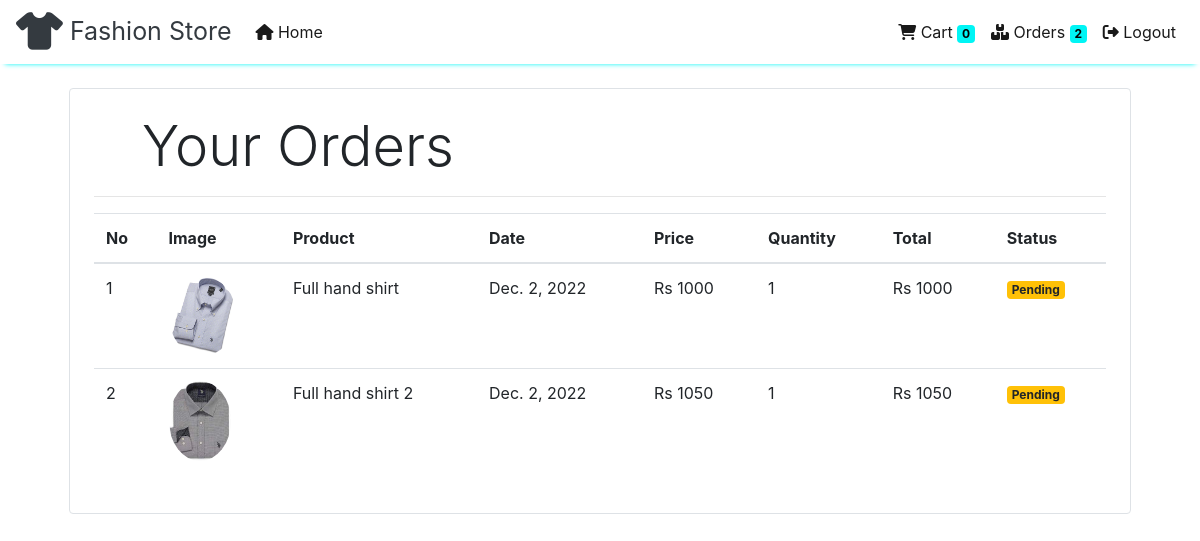
Page /orders (signed in) on the committed database.
### website/models.py (models this page shows, shortened)
class Order(models.Model):
    product = models.ForeignKey(Products, on_delete=models.CASCADE)
    customer = models.ForeignKey(Customer, on_delete=models.CASCADE)
    quantity = models.IntegerField(default=1)
    price = models.IntegerField()
    address = models.CharField (max_length=50, default='', blank=True)
    phone = models.CharField (max_length=50, default='', blank=True)
    date = models.DateField (default=datetime.datetime.today)
    status = models.BooleanField (default=False)
    @staticmethod
    def get_orders_by_customer(customer_id):
        return Order.objects.filter(customer=customer_id).order_by('-date')

class Products(models.Model):
    name=models.CharField(max_length=50)
    category=models.ForeignKey(Category,on_delete=models.CASCADE,default=1)
    price=models.IntegerField(default=0)
    description=models.CharField(max_length=100,blank=True,null=True)
    image=models.ImageField(upload_to='media/products/')

### website/middleware/authentication.py (the view)
    def middleware(request):
        print(request.session.get('customer'))
        returnUrl = request.META['PATH_INFO']
        print(request.META['PATH_INFO'])
        if not request.session.get('customer'):
           return redirect(f'login?return_url={returnUrl}')
        response = get_response(request)
        return response

### website/templatetags/filter.py (called while the page is built)
@register.filter(name='currency')
def currency(number):
    return "Rs "+str(number)

@register.filter(name='multiply')
def multiply(number , number1):
    return number * number1

### website/views.py (called while the page is built)
    def get(self , request ):
        customer = request.session.get('customer')
        orders = Order.get_orders_by_customer(customer)
        return render(request , 'orders.html'  , {'orders' : orders})

### website/templates/orders.html
{% extends 'home.html' %}
{% block content %}
{% load filter %}
<div class="container">
   <div class="border rounded p-4 m-4">
        <p class="display-4 pl-4 ml-4">Your Orders</p>
        <hr>
        <table class="table">
            <thead>
                <tr>
                    <th>No</th>
                    <th>Image</th>
                    <th>Product</th>
                    <th>Date</th>
                    <th>Price</th>
                    <th>Quantity</th>
                    <th>Total</th>
                    <th>Status</th>
                </tr>
            </thead>
            <tbody>
                {% for order in orders %}
                <tr>
                    <td>{{forloop.counter}}</td>
                    <td><img style="height: 80px;" class="rounded-circle" src="{{order.product.image.url}}" alt=""></td>
                    <td>{{order.product.name}}</td>
                    <td>{{order.date}}</td>
                    <td>{{order.price|currency}}</td>
                    <td>{{order.quantity}}</td>
                    <td>{{order.quantity|multiply:order.price|currency}}</td>
                    {% if order.status %}
                    <td><small class="badge badge-success">Completed</small></td>
                    {%else%}
                    <td><small class="badge badge-warning">Pending</small></td>
                    {% endif %}
                </tr>
                {% endfor %}
            </tbody>
        </table>
   </div>
</div>
{% endblock %}

### rows in the picture
Order: product.image (picture), product.name "Full hand shirt", date "Dec. 2, 2022", price "Rs 1000", quantity "1", quantity|multiply "Rs 1000", status "Pending"
Order: product.image (picture), product.name "Full hand shirt 2", date "Dec. 2, 2022", price "Rs 1050", quantity "1", quantity|multiply "Rs 1050", status "Pending"

### other values in the picture
{{ request.session.cart.keys|length }} "0"
{{ orders|length }} "2"
